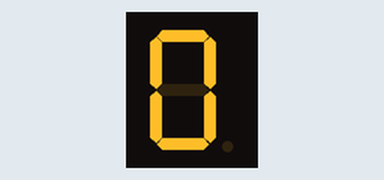
A sketch run on a simulated Arduino Uno, built with avr-gcc and run on an emulated ATmega328P. Parts: 1-digit seven-segment display. Wiring (inferred from the names in the program): 1-digit 7-segment display, segments lit when HIGH: segments pin 13, pin 12, pin 11, pin 10, pin 9, pin 8, pin 7. The segment pins are drawn as the display they are named for.

Above: at 0.05 s.
At 0.45 s:
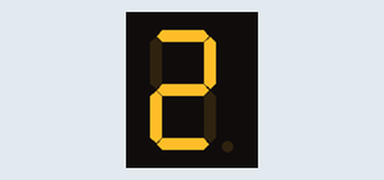
At 1.05 s:
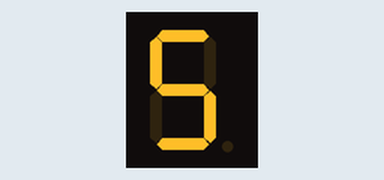
At 1.65 s:
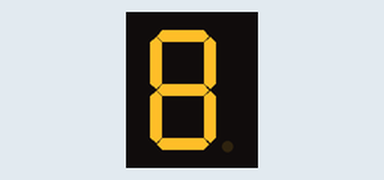
At 2.25 s:
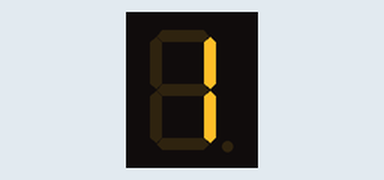

Measured:
- by itself, everything shown: repeats every 2.0 s, in 20 steps

The sketch:

7segment.ino
```cpp
void setup() {
  // put your setup code here, to run once:
int a=13;
int b=12;
int c=11;
int d=10;
int e=9;
int f=8;
int g=7;
int i=0;
for(i=7;i<=13;i++)
{
  pinMode(i,OUTPUT);
}
}

void loop() {
  // put your main code here, to run repeatedly:
int zero[]={8,9,10,11,12,13};
for(int i=0;i<6;i++)
{
  digitalWrite(zero[i],HIGH);
}
delay(100);
for(int i=0;i<6;i++)
{
  digitalWrite(zero[i],LOW);
}
delay(100);
int one[]={12,11};
for(int i=0;i<2;i++)
{
  digitalWrite(one[i],HIGH);
}
delay(100);
for(int i=0;i<2;i++)
{
  digitalWrite(one[i],0);
}
delay(100);
int two[]={13,12,7,9,10};
for(int i=0;i<5;i++)
{
  digitalWrite(two[i],1);
}
delay(100);
for(int i=0;i<5;i++)
{
  digitalWrite(two[i],0);
}
delay(100);
int three[]={13,12,7,11,10};
for(int i=0;i<5;i++)
{
  digitalWrite(three[i],1);
}
delay(100);
for(int i=0;i<5;i++)
{
  digitalWrite(three[i],0);
}
delay(100);
int four[]={8,7,12,11};
for(int i=0;i<4;i++)
{
  digitalWrite(four[i],1);
}
delay(100);
for(int i=0;i<4;i++)
{
  digitalWrite(four[i],0);
}
delay(100);
int five[]={13,8,7,11,10};
for(int i=0;i<5;i++)
{
  digitalWrite(five[i],1);
}
delay(100);
for(int i=0;i<5;i++)
{
  digitalWrite(five[i],0);
}
delay(100);
int six[]={13,11,10,9,8,7};
for(int i=0;i<6;i++)
{
  digitalWrite(six[i],1);
}
delay(100);
for(int i=0;i<6;i++)
{
  digitalWrite(six[i],0);
}
delay(100);
int seven[]={13,12,11};
for(int i=0;i<3;i++)
{
  digitalWrite(seven[i],1);
}
delay(100);
for(int i=0;i<3;i++)
{
  digitalWrite(seven[i],0);
}
delay(100);
int eight[]={7,8,9,10,11,12,13};
for(int i=0;i<7;i++)
{
  digitalWrite(eight[i],1);
}
delay(100);
for(int i=0;i<7;i++)
{
  digitalWrite(eight[i],0);
}
delay(100);
int nine[]={8,7,13,12,11,10};
for(int i=0;i<6;i++)
{
  digitalWrite(nine[i],1);
}
delay(100);
for(int i=0;i<6;i++)
{
  digitalWrite(nine[i],0);
}
delay(100);
}
```
